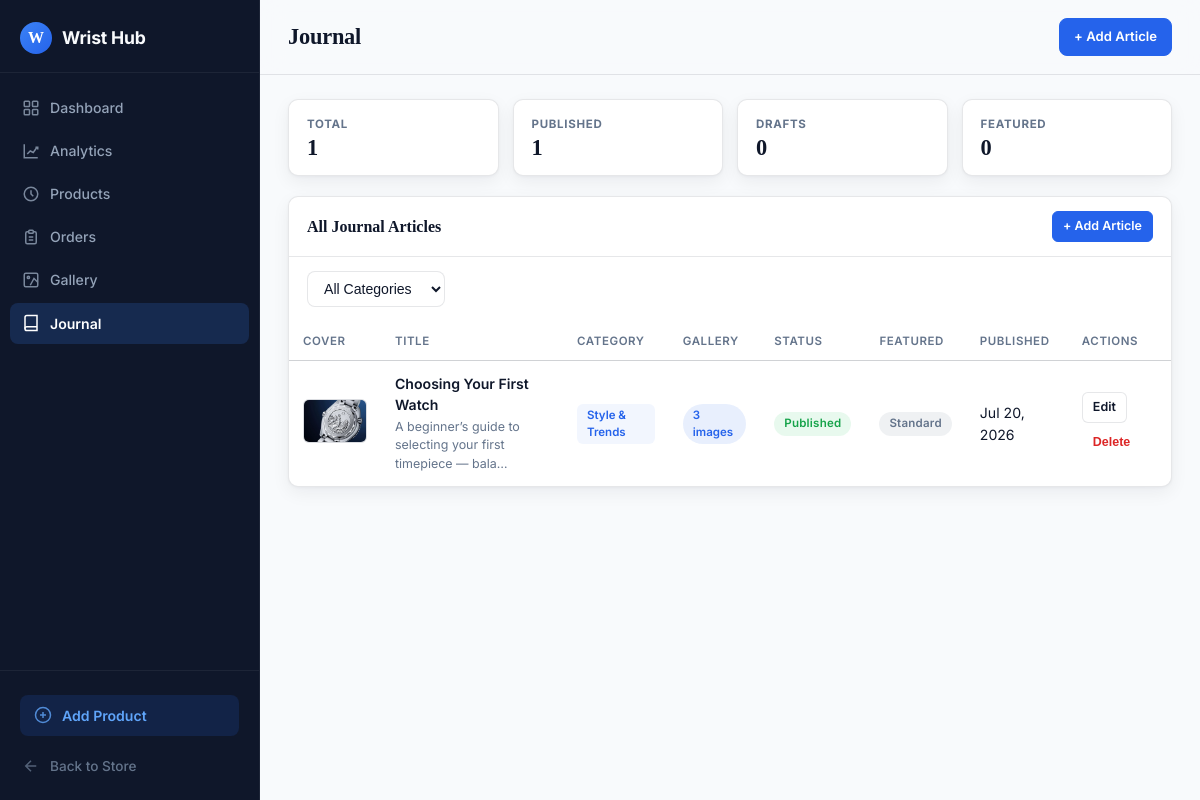
/panel/journals/, run on the app's committed database.
### wshop/models.py (models this page shows, shortened)
class Journal(models.Model):
    CATEGORY_CHOICES = [
        ("watch-guides", "Watch Guides"),
        ("style", "Style & Trends"),
        ("history", "Watch History"),
        ("reviews", "Reviews"),
        ("industry", "Industry News"),
        ("lifestyle", "Lifestyle"),
    ]
    title = models.CharField(max_length=200)
    slug = models.SlugField(max_length=220, unique=True)
    excerpt = models.TextField(max_length=300, help_text="Short summary for cards and SEO.")
    content = models.TextField(help_text="Full article body (HTML supported).")
    image = models.ImageField(upload_to="journals/", blank=True)
    category = models.CharField(max_length=30, choices=CATEGORY_CHOICES, default="style")
    author = models.CharField(max_length=100, default="Wrist Hub Editorial")
    published_at = models.DateTimeField(auto_now_add=True)
    is_published = models.BooleanField(default=True)
    is_featured = models.BooleanField(default=False)
    updated_at = models.DateTimeField(auto_now=True)
    class Meta:
        ordering = ["-published_at"]
        verbose_name = "Journal Article"
        verbose_name_plural = "Journal Articles"

### wshop/views_admin.py (the view)
# urls.py: path("panel/journals/", views_admin.admin_journals, name="panel-journals"),
def admin_journals(request):
    category_filter = request.GET.get("category", "").strip()
    journals = Journal.objects.all().order_by("-published_at")
    if category_filter:
        journals = journals.filter(category=category_filter)
    total_journals = Journal.objects.count()
    published_count = Journal.objects.filter(is_published=True).count()
    draft_count = Journal.objects.filter(is_published=False).count()
    featured_count = Journal.objects.filter(is_featured=True).count()
    context = {
        "journals": journals,
        "categories": Journal.CATEGORY_CHOICES,
        "category_filter": category_filter,
        "total_journals": total_journals,
        "published_count": published_count,
        "draft_count": draft_count,
        "featured_count": featured_count,
        "dashboard_title": "Journal",
        "journal_active": True,
    }
    return render(request, "panel/journal.html", context)

### wshop/analytics.py (called while the page is built)
def should_track_request(request):
    if request.path.startswith(("/admin/", "/panel/", "/static/", "/media/")):
        return False
    if request.path in {"/cart/count/"}:
        return False
    if request.method not in {"GET", "POST"}:
        return False
    return True

### wshop/templates/panel/journal.html (shortened to what this page needs)
{% extends "panel/base.html" %}
{% block content %}
<div class="stats-row">
    <div class="stat-card">
        <span class="stat-label">Total</span>
        <span class="stat-value">{{ total_journals }}</span>
    </div>
    <div class="stat-card">
        <span class="stat-label">Published</span>
        <span class="stat-value">{{ published_count }}</span>
    </div>
    <div class="stat-card">
        <span class="stat-label">Drafts</span>
        <span class="stat-value">{{ draft_count }}</span>
    </div>
    <div class="stat-card">
        <span class="stat-label">Featured</span>
        <span class="stat-value">{{ featured_count }}</span>
    </div>
</div>
<div class="card">
    <div class="card-header">
        <span class="card-title">All Journal Articles</span>
        <a href="{% url 'panel-journal-add' %}" class="btn btn-primary btn-sm">+ Add Article</a>
    </div>
    <div class="card-body">
        <div class="filter-bar" style="padding: 14px 18px 0;">
            <form method="get" style="display:flex; gap:10px; flex-wrap:wrap; align-items:center;">
                <select name="category" class="filter-select" onchange="this.form.submit()">
                    <option value="">All Categories</option>
                </select>
            </form>
        </div>
        <div class="table-wrap">
            <table>
                <thead>
                    <tr>
                        <th>Cover</th>
                        <th>Title</th>
                        <th>Category</th>
                        <th>Gallery</th>
                        <th>Status</th>
                        <th>Featured</th>
                        <th>Published</th>
                        <th>Actions</th>
                    </tr>
                </thead>
                <tbody>
                    {% for journal in journals %}
                    <tr>
                        <td>
                            {% if journal.image %}
                                <img class="journal-thumb" src="{{ journal.image.url }}" alt="{{ journal.title }}">
                            {% elif journal.images.exists %}
                                <img class="journal-thumb" src="{{ journal.images.first.image.url }}" alt="{{ journal.title }}">
                            {% else %}
                                <div class="journal-thumb-placeholder">---</div>
                            {% endif %}
                        </td>
                        <td>
                            <a href="{% url 'panel-journal-edit' slug=journal.slug %}" class="product-name">{{ journal.title }}</a>
                            {% if journal.excerpt %}
                                <div class="product-meta">{{ journal.excerpt|truncatechars:60 }}</div>
                            {% endif %}
                        </td>
                        <td>
                            <span class="category-tag">{{ journal.get_category_display }}</span>
                        </td>
                        <td>
                            {% with count=journal.images.count %}
                                {% if count > 0 %}
                                    <span class="gallery-count-badge">{{ count }} image{{ count|pluralize }}</span>
                                {% else %}
                                    <span style="color:var(--muted); font-size:0.8rem;">Single</span>
                                {% endif %}
                            {% endwith %}
                        </td>
                        <td>
                            {% if journal.is_published %}
                                <span class="badge badge-success">Published</span>
                            {% else %}
                                <span class="badge badge-default">Draft</span>
                            {% endif %}
                        </td>
                        <td>
                            {% if journal.is_featured %}
                                <span class="badge badge-warning">Featured</span>
                            {% else %}
                                <span class="badge badge-default">Standard</span>
                            {% endif %}
                        </td>
                        <td>{{ journal.published_at|date:"M d, Y" }}</td>
                        <td>
                            <div class="actions-cell">
                                <a href="{% url 'panel-journal-edit' slug=journal.slug %}" class="btn btn-secondary btn-sm">Edit</a>
                                <form method="post" action="{% url 'panel-journal-delete' slug=journal.slug %}" style="display:inline;" onsubmit="return confirm('Delete this article?');">
                                    <button type="submit" class="btn btn-ghost btn-sm" style="color:#dc2626;">Delete</button>
                                </form>
                            </div>
                        </td>
                    </tr>
                    {% endfor %}
                </tbody>
            </table>
        </div>
    </div>
</div>
{% endblock %}

### wshop/static/css/admin.css (style rules this page uses)
:root { --bg: #f8fafc; --surface: #ffffff; --sidebar: #0f172a; --sidebar-hover: rgba(255,255,255,0.06); --sidebar-active: rgba(59,130,246,0.18); --ink: #0f172a; --muted: #64748b; --line: rgba(15,23,42,0.1); --shadow: 0 1px 3px rgba(15,23,42,0.04), 0 6px 18px rgba(15,23,42,0.06); --radius: 10px; --blue: #2563eb; --blue-soft: rgba(37,99,235,0.1); --green: #16a34a; --amber: #d97706; --red: #dc2626; --rose: #e11d48; }
* { box-sizing: border-box; margin: 0; padding: 0; }
body { font-family: 'Inter', -apple-system, BlinkMacSystemFont, 'Segoe UI', sans-serif; background: var(--bg); color: var(--ink); line-height: 1.5; min-height: 100vh; }
.django-admin-link, .btn { display: inline-flex; align-items: center; justify-content: center; gap: 6px; padding: 8px 14px; border-radius: 8px; font-size: 0.82rem; font-weight: 600; text-decoration: none; border: 1px solid transparent; cursor: pointer; transition: all 140ms ease; white-space: nowrap; }
.btn-primary { color: #ffffff; background: var(--blue); border-color: var(--blue); }
.btn-secondary { color: var(--ink); background: var(--surface); border-color: var(--line); }
.stat-card { background: var(--surface); border: 1px solid var(--line); border-radius: var(--radius); padding: 20px; box-shadow: var(--shadow); display: flex; flex-direction: column; gap: 6px; }
.stat-label { font-size: 0.78rem; font-weight: 600; text-transform: uppercase; letter-spacing: 0.06em; color: var(--muted); }
.stat-value { font-family: Georgia, 'Times New Roman', serif; font-size: 2rem; font-weight: 600; color: var(--ink); line-height: 1; }
.card { background: var(--surface); border: 1px solid var(--line); border-radius: var(--radius); box-shadow: var(--shadow); margin-bottom: 20px; overflow: hidden; }
.card-header { display: flex; align-items: center; justify-content: space-between; gap: 12px; padding: 16px 20px; border-bottom: 1px solid var(--line); }
.card-title { font-family: Georgia, 'Times New Roman', serif; font-size: 1.05rem; font-weight: 600; color: var(--ink); }
.card-body { padding: 16px 20px; }
.table-wrap { overflow-x: auto; }
table { width: 100%; border-collapse: collapse; font-size: 0.88rem; }
th { text-align: left; padding: 10px 12px; font-weight: 600; color: var(--muted); font-size: 0.75rem; text-transform: uppercase; letter-spacing: 0.05em; border-bottom: 1px solid var(--line); white-space: nowrap; }
td { padding: 11px 12px; border-bottom: 1px solid rgba(15,23,42,0.05); color: var(--ink); vertical-align: middle; }
tr:last-child td { border-bottom: 0; }
.badge { display: inline-flex; align-items: center; padding: 3px 10px; border-radius: 999px; font-size: 0.72rem; font-weight: 600; letter-spacing: 0.02em; }
.badge-success { background: rgba(22,163,74,0.1); color: #15803d; }
.badge-default { background: rgba(100,116,139,0.1); color: #475569; }

### data on the page
Journal: image (picture), title "Choosing Your First Watch", excerpt "A beginner’s guide to selecting your first timepiece — bala…", category "Style & Trends", images.count "3", is_published "Published", is_featured "Standard", published_at "Jul 20, 2026"

### other printed values
{{ dashboard_title }} "Journal"
{{ total_journals }} "1"
{{ published_count }} "1"
{{ draft_count }} "0"
{{ featured_count }} "0"
